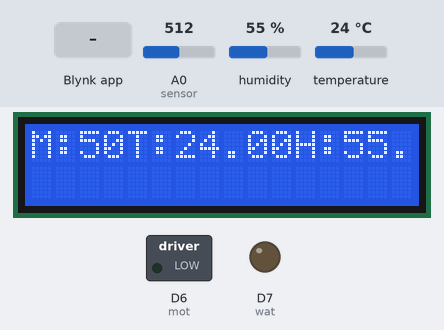
A sketch run on a simulated ESP8266 (NodeMCU). Parts: 16×2 character LCD, switched loads named in the sketch (green lamp = pin HIGH), output pins drawn as LEDs (lit = HIGH). Inputs (shaded band) come from the test bench; at power-on: A0 (sensor) = 512, humidity 55 %, temperature 24 °C. WiFi joins after 1.5 s; servers stay silent unless stated; what the sketch prints to the serial monitor is not drawn.

Above: at 11.1 s.
11.2 s: Blynk app writes 1 to V1
At 11.9 s:
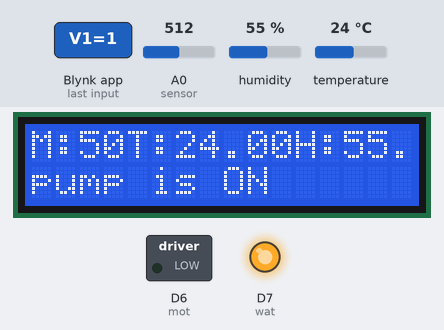
12.7 s: Blynk app writes 1 to V4
At 13.8 s:
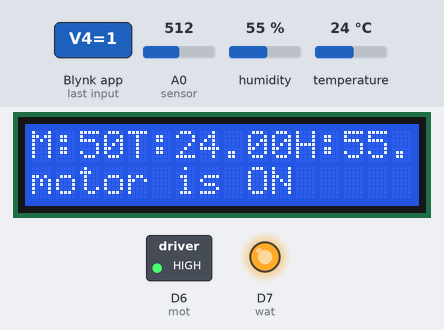
14.2 s: Blynk app writes 0 to V1
At 15.3 s:
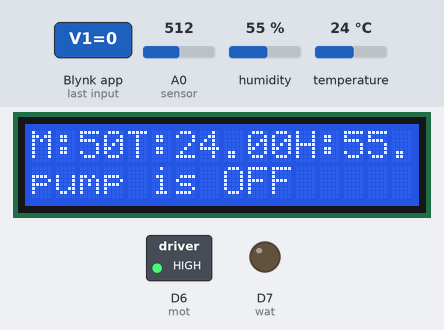
15.7 s: Blynk app writes 0 to V4
At 16.0 s:
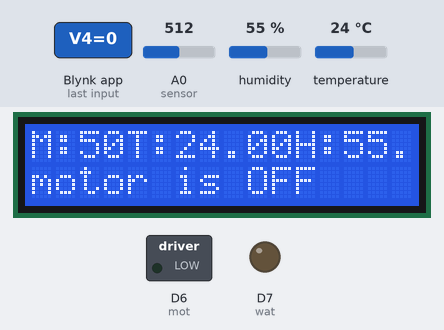
17.2 s: Blynk app writes 200 to V1
At 17.6 s:
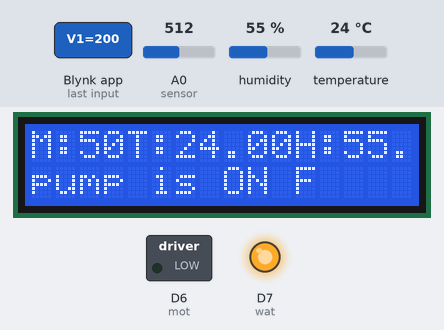
18.7 s: Blynk app writes 0 to V1
At 20.0 s:
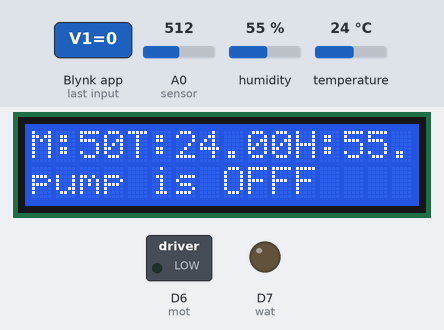
Timing chart, 0 to 21.2 s (numbered marks = the images above; inputs shaded):
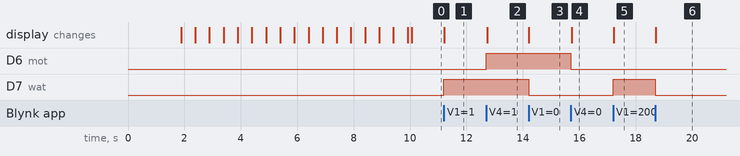

Measured:
- after the input at 11.2 s, D7 (wat): LOW → HIGH at once; the display: changes at once (image 1)
- after the input at 12.7 s, D6 (mot): LOW → HIGH at once; the display: changes at once (image 2)
- after the input at 14.2 s, D7 (wat): HIGH → LOW at once; the display: changes at once (image 3)
- after the input at 15.7 s, D6 (mot): HIGH → LOW at once; the display: changes at once (image 4)
- after the input at 17.2 s, D7 (wat): LOW → HIGH at once; the display: changes at once (image 5)
- after the input at 18.7 s, D7 (wat): HIGH → LOW at once; the display: changes at once (image 6)

The sketch:

polyhouse_code.ino
```cpp
#include <LiquidCrystal_I2C.h>
#define BLYNK_PRINT Serial
#include <ESP8266WiFi.h>
#include <BlynkSimpleEsp8266.h>
#include <DHT.h>
#define BLYNK_TEMPLATE_ID "TMPL3cu5EN-XP"
#define BLYNK_TEMPLATE_NAME "WATERPUMP"

//Initialize the LCD display
LiquidCrystal_I2C lcd(0x27, 16, 2);

char auth[] = "SpX7L5K5CMd71f5yxfGv56qHLjRrXPve";
char ssid[] = "kamalnayan";
char pass[] = "kamalnayan";

BlynkTimer timer;
 bool s1 = 0;
 bool s2=0;

DHT dht(D4, DHT11);
#define sensor A0
const int mot = D6;
const int wat = D7;
// #define waterPump D3
void sendSensor()
{
  float h = dht.readHumidity();
  float t = dht.readTemperature(); // or dht.readTemperature(true) for Fahrenheit


  // You can send any value at any time.
  // Please don't send more that 10 values per second.
    Blynk.virtualWrite(V2, t);
    Blynk.virtualWrite(V3, h);
    Serial.print("Temperature : ");
    Serial.print(t);
    Serial.print("    Humidity : ");
    Serial.println(h);
    lcd.setCursor(4, 0);
    lcd.print("T:");
  lcd.print(t);
 lcd.setCursor(11, 0);
  //  lcd.print(" ");
  lcd.print("H:");
  lcd.print(h);
}
void setup() {
  Serial.begin(9600);
  pinMode(mot, OUTPUT);
  pinMode(wat, OUTPUT);
  // digitalWrite(waterPump, HIGH);
  lcd.init();
  lcd.backlight();

  Blynk.begin(auth, ssid, pass, "blynk.cloud", 80);

  lcd.setCursor(1, 0);
  lcd.print("System Loading");
  for (int a = 0; a <= 15; a++) {
    lcd.setCursor(a, 1);
    lcd.print(".");
    delay(500);
  }
  lcd.clear();

  //Call the function
  timer.setInterval(100L, soilMoistureSensor);
   dht.begin();
  timer.setInterval(100L, sendSensor);
}
// BLYNK_WRITE(V1){

// }
//Get the button value
// BLYNK_WRITE(V1) {
//   Relay = param.asInt();

//   if (Relay == 1) {
//     digitalWrite(waterPump, LOW);
//     lcd.setCursor(0, 1);
//     lcd.print("Motor is ON ");
//   } else {
//     digitalWrite(waterPump, HIGH);
//     lcd.setCursor(0, 1);
//     lcd.print("Motor is OFF");
//   }
// }
 BLYNK_WRITE(V1){
   s1=param.asInt();

   if(s1==1){
     digitalWrite(wat,HIGH);
     lcd.setCursor(0, 1);
     lcd.print("pump is ON ");
   }else{
     digitalWrite(wat, LOW);
    lcd.setCursor(0, 1);
    lcd.print("pump is OFF");
   }
  //  lcd.clear();


 };
  BLYNK_WRITE(V4){
   s2=param.asInt();
   if(s2==1){
     digitalWrite(mot,HIGH);
     lcd.setCursor(0, 1);
     lcd.print("motor is ON ");
   }else{
     digitalWrite(mot, LOW);
    lcd.setCursor(0, 1);
    lcd.print("motor is OFF");
   }
  };
  BLYNK_WRITE(V5){
    int pinValue = param.asInt();
    analogWrite(D8,pinValue);
    Blynk.virtualWrite(V6,pinValue);
    Serial.print("Led intensity is: ");
    Serial.println(pinValue);

  };
   BLYNK_WRITE(V7){
    int pinValue = param.asInt();
    analogWrite(D5,pinValue);
    Blynk.virtualWrite(V8,pinValue);
    Serial.print("Led intensity is: ");
    Serial.println(pinValue);

  };

//Get the soil moisture values
void soilMoistureSensor() {
  int value = analogRead(sensor);
  value = map(value, 0, 1024, 0, 100);
  value = (value - 100) * -1;

  Blynk.virtualWrite(V0, value);
  lcd.setCursor(0, 0);
  lcd.print("M:");
  lcd.print(value);
  // lcd.print(" ");

}

void loop() {

  //   digitalWrite(mot,HIGH);
  // digitalWrite(wat,LOW);
  // delay(3000);

  // digitalWrite(mot,LOW);
  // digitalWrite(wat,HIGH);
  // delay(3000);
  Blynk.run();//Run the Blynk library
  timer.run();//Run the Blynk timer
}
```
